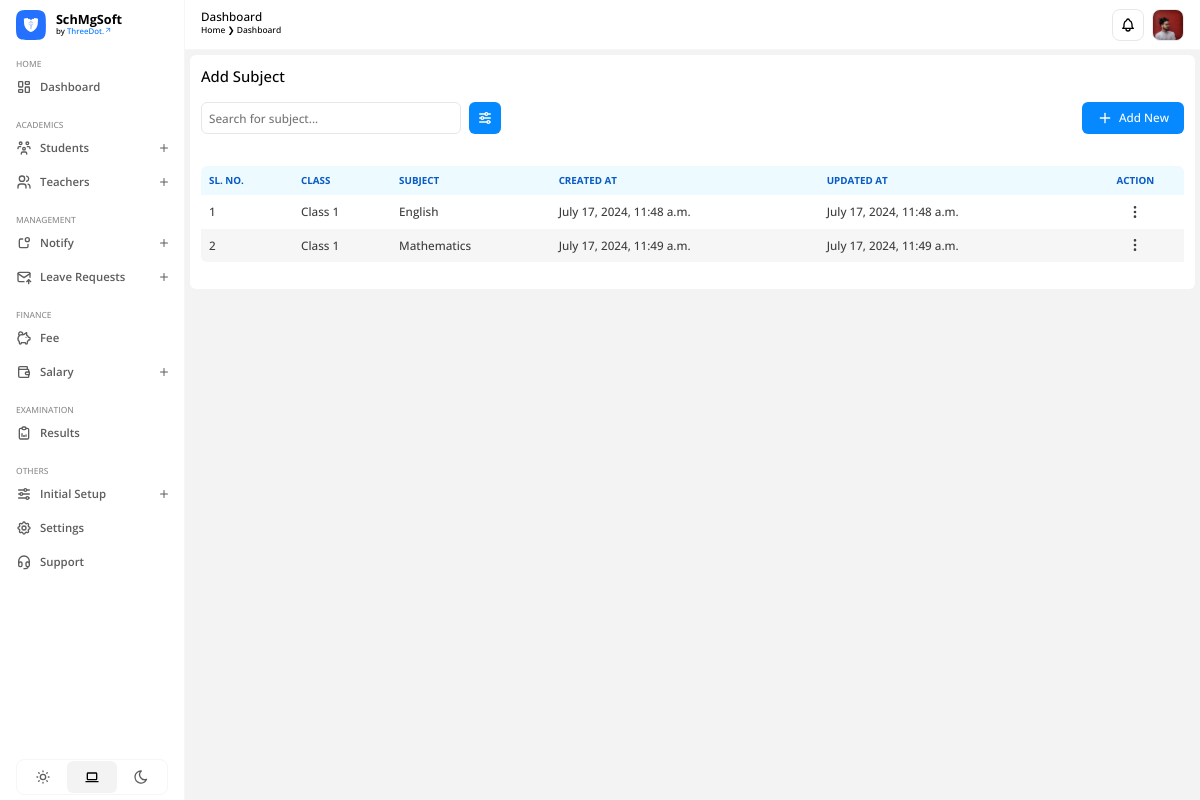
The app's page /home/add-subject/ (signed in) with its own data.
### apps/users/models.py (models this page shows)
class CustomUser(AbstractUser):
    USER = (
        (1, 'ADMIN'),
        (2, 'TEACHER'),
        (3, 'STUDENT')
    )
    user_type = models.CharField(choices=USER, max_length=20, default=1)
    profile_pic = models.ImageField(upload_to='profile_pic/', null=True, blank=True)
    city = models.CharField(max_length=200, blank=True)
    country = models.CharField(max_length=200, blank=True)

### apps/home/models.py (models this page shows, shortened)
class Subject(models.Model):
    class_id = models.ForeignKey(Class, on_delete=models.DO_NOTHING)
    subject_name = models.CharField(max_length=250)
    created_at = models.DateTimeField(auto_now_add=True)
    updated_at = models.DateTimeField(auto_now=True)

class Class(models.Model):
    session = models.ForeignKey(Session, on_delete=models.DO_NOTHING)
    class_name = models.CharField(max_length=100)
    created_at = models.DateTimeField(auto_now_add=True)
    updated_at = models.DateTimeField(auto_now=True)

### apps/home/views.py (the view, shortened to what this page needs)
# urls.py: path('add-subject/', views.add_subject, name='add-subject'),
@login_required(login_url='/')
def add_subject(request):
    subjects = Subject.objects.all()
    classes = Class.objects.all()
    context = {
        'subjects':subjects,
        'classes':classes
    }
    return render(request, 'add-subject.html', context)

### apps/home/templates/add-subject.html (shortened to what this page needs)
{% extends "base.html" %} {% load static %} {% block htmlhead %}
<link
  rel="stylesheet"
  type="text/css"
  href="{% static 'css/home/add-subject.css' %}"
/>
{% endblock htmlhead %} {% block content %}
<div id="add-subject-container">
  <h3>Add Subject</h3>
  <div class="header">
    <div class="search-filter">
      <input
        type="text"
        name="search-input"
        id="search-input"
        placeholder="Search for subject..."
      />
      <button>
      </button>
    </div>
    <span id="add-new-btn">
      <p>Add New</p>
    </span>
  </div>
  <div id="table-container">
    <table id="subject-table">
      <thead>
        <tr>
          <th>SL. NO.</th>
          <th>CLASS</th>
          <th>SUBJECT</th>
          <th>CREATED AT</th>
          <th>UPDATED AT</th>
          <th style="text-align: center">ACTION</th>
        </tr>
      </thead>
      <tbody>
        {% for i in subjects %}
        <tr>
          <td>{{ forloop.counter }}</td>
          <td>{{ i.class_id.class_name }}</td>
          <td>{{ i.subject_name }}</td>
          <td>{{ i.created_at }}</td>
          <td>{{ i.updated_at }}</td>
          <td
            style="
              text-align: center;
              display: flex;
              align-items: center;
              justify-content: center;
            "
          >
            <button class="action-btn">
            </button>
          </td>
        </tr>
        {% endfor %}
      </tbody>
    </table>
  </div>
</div>
{% include "add-subject-form.html" %}
{% endblock %}

### SchMgSoft/templates/header.html (shortened to what this page needs)
{% load static %}
{% block content %}
<header>
  <div class="left">
    <h3>Dashboard</h3>
    <div class="breadcrumb">
      <p>Home &#10095; Dashboard</p>
    </div>
  </div>
  <div class="right">
    <div id="notification-icon">
    </div>
    <div id="profile">
      {% if not user.profile_pic %}
      <img
        src="https://images.unsplash.com/photo-1522075469751-3a6694fb2f61?crop=entropy&cs=srgb&fm=jpg&ixid=M3wzMjM4NDZ8MHwxfHJhbmRvbXx8fHx8fHx8fDE3MjA2ODA4NTB8&ixlib=rb-4.0.3&q=85"
        alt="Profile Photo."
      />
      {% else %}
      <img src="{{ user.profile_pic.url }}" alt="Profile Photo." />
      {% endif %}
    </div>
  </div>
</header>
{% endblock %}
{% block extracss %}
<link rel="stylesheet" type="text/css" href="{% static 'css/header.css' %}" />
{% endblock %}

### SchMgSoft/static/css/style.css (style rules this page uses)
:root { --accent-clr-50: #edfaff; --accent-clr-100: #d6f1ff; --accent-clr-200: #b5e9ff; --accent-clr-300: #83ddff; --accent-clr-400: #48c7ff; --accent-clr-500: #1ea8ff; --accent-clr-600: #0689ff; --accent-clr-700: #0075fe; --accent-clr-800: #085ac5; --accent-clr-900: #0d4e9b; --accent-clr-950: #0e305d; --round-sm: 0.125rem; --round-norm: 0.25rem; --round-md: 0.375rem; --round-lg: 0.5rem; --round-xl: 0.75rem; --round-2xl: 1rem; --round-3xl: 1.5rem; --round-full: 50%; --transition-time: 0.15s; --animation-time: 0.3s; }
*, *:before, *:after { margin: 0; padding: 0; box-sizing: border-box; font-family: 'Open Sans', sans-serif; font-synthesis: none; -webkit-font-smoothing: antialiased; -moz-osx-font-smoothing: grayscale; text-rendering: optimizeLegibility; }
html { scroll-behavior: smooth; }
body { margin: 0; padding: 0; min-width: 100%; min-height: 100vh; font-family: 'Open Sans', sans-serif; font-synthesis: none; -webkit-font-smoothing: antialiased; -moz-osx-font-smoothing: grayscale; text-rendering: optimizeLegibility; overflow: hidden; }
body.light-mode { --text-clr-50: #f6f6f6; --text-clr-100: #e7e7e7; --text-clr-200: #d1d1d1; --text-clr-300: #b0b0b0; --text-clr-400: #9c9c9c; --text-clr-500: #8c8c8c; --text-clr-600: #5d5d5d; --text-clr-700: #4f4f4f; --text-clr-800: #454545; --text-clr-900: #3d3d3d; --text-clr-950: #000000; --bg-clr: #f3f3f3; --bg-component: #ffffff; --bg-icon: #f3f3f3; --bg-blur: rgba(255, 255, 255, 0.3); --border-clr: rgba(0, 0, 0, 0.05); --overlay: rgba(0, 0, 0, 0.5); }
p, h1, h2, h3, h4, h5, h6 { padding: 0; margin: 0; }

### SchMgSoft/static/css/header.css (style rules this page uses)
header { position: absolute; top: 0; right: 0; padding: 9px 16px; width: calc(100% - 185px); height: 50px; display: flex; align-items: center; justify-content: space-between; background-color: var(--bg-component); border-bottom: 1px solid var(--text-clr-50); }
header .left, header .right { height: 100%; display: flex; }
header .left { flex-direction: column; align-items: start; justify-content: left; }
header .left h3 { font-size: 0.731rem; font-weight: 500; text-align: left; color: var(--text-clr-950); }
header .left .breadcrumb { display: flex; }
header .left .breadcrumb p { font-size: 0.531rem; font-weight: 500; text-align: left; color: var(--text-clr-950); }
header .right { gap: 8px; align-items: center; justify-content: right; }
header .right #profile, header .right #notification-icon { width: 32px; height: 32px; display: flex; align-items: center; justify-content: center; border: 1px solid var(--text-clr-100); border-radius: var(--round-lg); cursor: pointer; overflow: hidden; }
header .right #profile img { width: 100%; height: 100%; object-fit: cover; }
header .right #notification-icon svg { width: 16px; height: 16px; object-fit: contain; color: var(--text-clr-950); }

### records on screen
CustomUser: profile_pic (picture)
Subject: class_id.class_name "Class 1", subject_name "English", created_at "July 17, 2024, 11:48 a.m.", updated_at "July 17, 2024, 11:48 a.m."
Subject: class_id.class_name "Class 1", subject_name "Mathematics", created_at "July 17, 2024, 11:49 a.m.", updated_at "July 17, 2024, 11:49 a.m."
